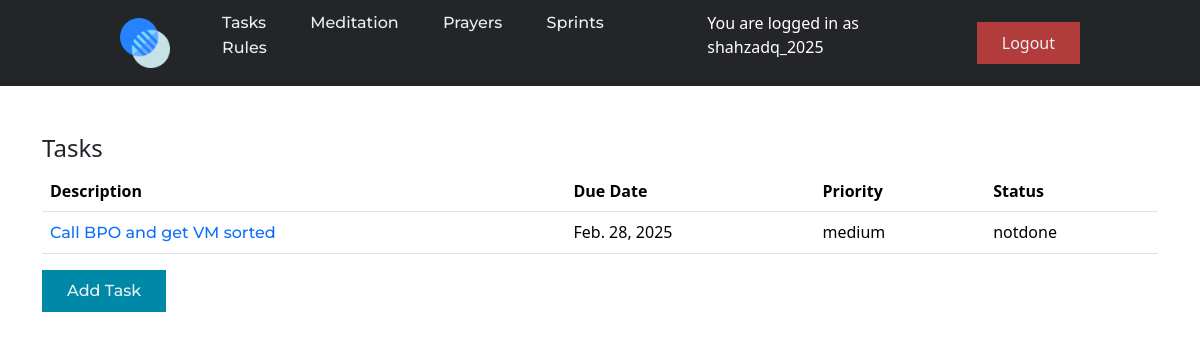
The page /tasks/ (signed in) on the database as committed earlier.
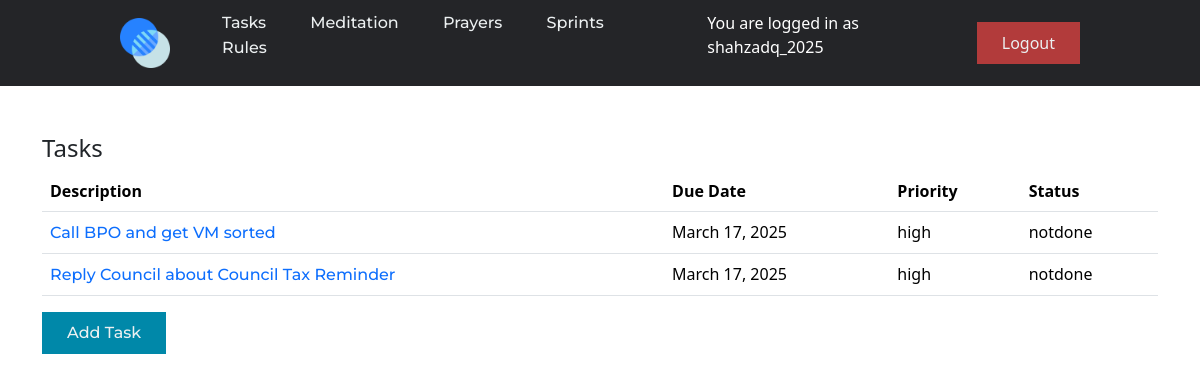
The same page on the database as committed later.
### task/models.py (models this page shows, shortened)
class Task(models.Model):
    PRIO_CHOICES = [('high', 'high'), ('medium', 'medium'), ('low', 'low')]
    description = models.CharField(max_length=1000)
    due_date = models.DateField(blank=True, null=True)
    date_completed = models.DateField(null=True, blank=True)
    official_due_by = models.DateField(null=True, blank=True)
    late_fine = models.IntegerField(null=True, blank=True, default=0)
    priority = models.CharField(choices=PRIO_CHOICES, max_length=255)
    comments = models.TextField(null=True, blank=True)
    task_img = models.ImageField(null=True, blank=True)
    sprint = models.ForeignKey(Sprint, on_delete=models.CASCADE)
    owner = models.ForeignKey(get_user_model(), on_delete=models.CASCADE)
    status = models.CharField(choices=[
        ('notdone', 'notdone'),
        ('inprogress', 'inprogress'),
        ('complete', 'complete')],
        max_length=255, blank=True, null=True)

### task/views.py (the view)
# urls.py: path('tasks/', views.tasks, name='tasks'),
@login_required
def tasks(request):
    tasks = Task.objects.filter(owner=request.user).exclude(status='complete')
    return render(request, 'task/tasks.html', {'tasks': tasks})

### templates/task/tasks.html
{% extends 'base.html' %}
{% block content %}
    <div class='container ml-1 mt-5'>
        <h4>Tasks</h4>
        <table class="table">
            <thead>
            <tr>
                <th scope="col">Description</th>
                <th scope="col">Due Date</th>
                <th scope="col">Priority</th>
                <th scope="col">Status</th>
            </tr>
            </thead>
            <tbody>
                {% for task in tasks %}
            <tr>
                <td><a href="{% url 'task' task.id %}">{{task.description}}</a></td>
                <td>{{task.due_date}}</td>
                <td>{{task.priority}}</td>
                <td>{{task.status}}</td>
            </tr>
                {% endfor %}
            </tbody>
        </table>
        <a href="{% url 'task_add' %}"><button>Add Task</button></a>
    </div>
{% endblock %}

### templates/base.html (shortened to what this page needs)
{% load static %}
{% load crispy_forms_tags %}
<!DOCTYPE html>
<html lang="en">
<head>
  <link rel="stylesheet" href="{% static 'css/styles.css' %}">
  <link rel="stylesheet" href="{% static 'css/bootstrap.min.css' %}">
</head>
<body>
<header>
  <a href="{% url 'index' %}">
    <img src="{% static 'images/logo.png' %}" class="logo" alt="Logo" width="50px" height="50px">
  </a>
  <nav>
    <ul class="nav_links">
      <li><a href="{% url 'tasks' %}">Tasks</a></li>
      <li><a href="{% url 'meditations' %}">Meditation</a></li>
      <li><a href="{% url 'prayers' %}">Prayers</a></li>
      <li><a href="{% url 'sprints' %}">Sprints</a></li>
      <li><a href="{% url 'rules' %}">Rules</a></li>
    </ul>
  </nav>
  {% if user.is_authenticated %}
    <p style="color:white;">You are logged in as {{ user.username }}</p>
    <form method="post" action="{% url 'logout' %}">
      <button class="logout_button" type="submit">Logout</button>
    </form>
  {% else %}
    <a href="{% url 'login' %}" class="cta"><button>Login</button></a>
  {% endif %}
</header>
  {% block content %} {% endblock %}
</body>
</html>

### assets/static/css/styles.css (style rules this page uses)
* { box-sizing: border-box; margin: 0px; padding: 0; }
li, a, button { font-family: "Montserrat", sans-serif; font-weight: 500; font-size: 16px; color: #ecf0f1; text-decoration: none; }
button { border-radius: 10px; }
.logout_button { background-color: rgba(178, 59, 59, 1); }
header { background-color: #242528; display: flex; justify-content: space-between; align-items: center; padding: 10px 10%; }
.logo { cursor: pointer; width: 50px; height: 50px; }
.nav_links { list-style: none; }
.nav_links li { display: inline-block; padding: 0px 20px; }
.nav_links li a { transform: all 0.3s ease 0s; text-decoration: none; color: #ecf0f1; }
button { padding: 9px 25px; background-color: rgba(0,136,169,1); border: none; border-radius: 10px; cursor: pointer; transform: all 0.3s ease 0s; }
table a { text-decoration: none; }

Rows that differ between the two databases and show on the page:
changed Task "Call BPO and get VM sorted": due_date "Feb. 28, 2025" → "March 17, 2025"; priority "medium" → "high"
added Task: description "Reply Council about Council Tax Reminder", due_date "March 17, 2025", priority "high", status "notdone"
